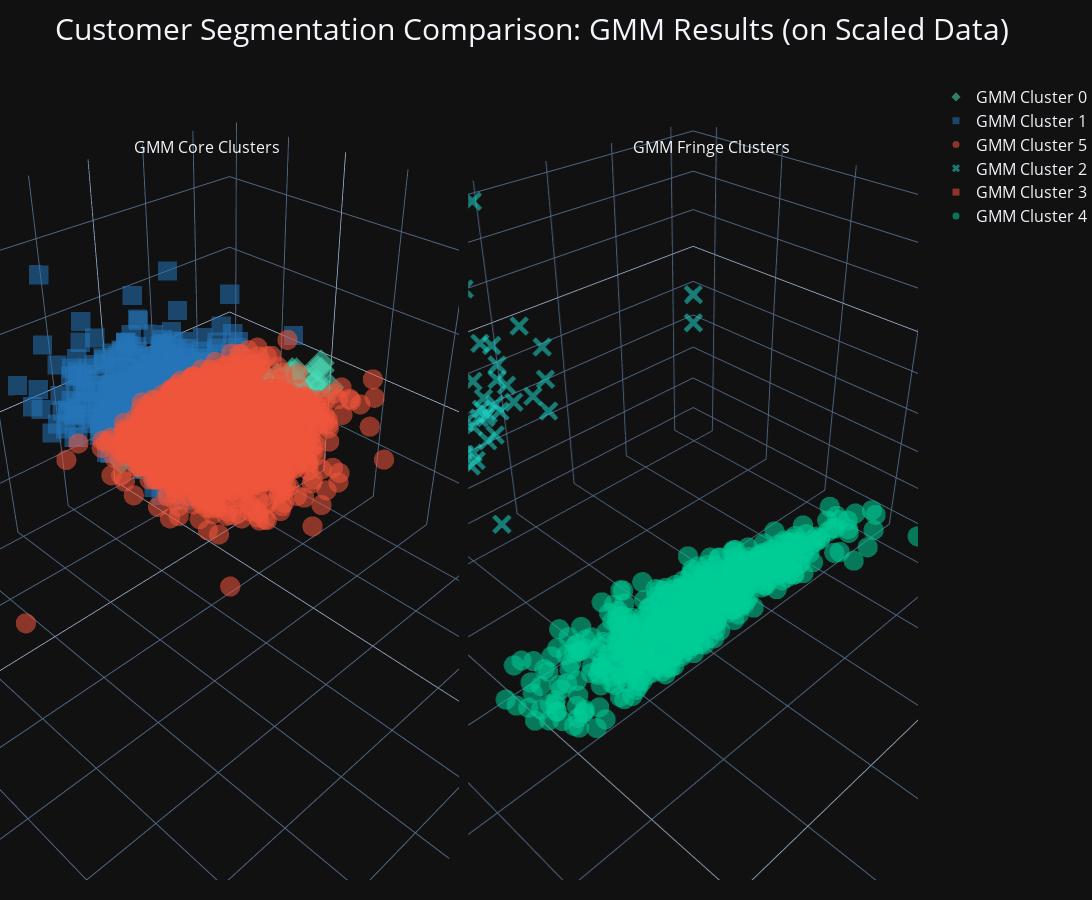

Here is the notebook cell this chart was saved with:
### Code cell
# --- Final GMM Visualization (Scaled Data, Core vs. Fringe) ---

# 1. Prepare the data by splitting into core and fringe groups
X_copy1 = X_copy[X_copy['Label'].isin(['0','1','5'])]
X_copy1['color'] = X_copy1['Label'].astype(int)

X_copy2 = X_copy[X_copy['Label'].isin(['2','3','4'])]
X_copy2['color'] = X_copy2['Label'].astype(int)

# 2. Create the 1x2 subplot figure
# We will use this single figure object for all subsequent steps
fig_gmm_final = subplots.make_subplots(
    rows=1, cols=2,
    specs=[[{'type': 'scatter3d'}, {'type': 'scatter3d'}]],
    subplot_titles=('GMM Core Clusters', 'GMM Fringe Clusters')
)

# 3. Define color and symbol maps
color_map = { 0:'#4ad9b4', 1:'#2474b7',  5:'#ef553b', 4:'#00cc96', 2:'#1dd6c9', 3:'#ef553b',} 
symbol_map = {0: 'diamond', 1:'square',  5:'circle',  4: 'circle', 2:'x', 3:'square', } 

# 4. Add the data traces for the CORE plot to fig_gmm_final
for label in set(X_copy1['color']):
    mask = np.array(X_copy1['color']) == label
    fig_gmm_final.add_trace( # <-- Add trace to the correct figure
        go.Scatter3d(
            x=np.array(X_copy1['customer_activity_score'])[mask],
            y=np.array(X_copy1['total_unique_stock'])[mask], 
            z=np.array(X_copy1['total_purchases'])[mask],
            mode='markers',
            marker=dict(color=color_map[label], symbol=symbol_map[label], size=7, opacity=0.55),
            name=f'GMM Cluster {label}'
        ),
        row=1, col=1
    )

# 5. Add the data traces for the FRINGE plot to fig_gmm_final
for label in set(X_copy2['color']):
    mask = np.array(X_copy2['color']) == label
    fig_gmm_final.add_trace( # <-- Add trace to the correct figure
        go.Scatter3d(
            x=np.array(X_copy2['customer_activity_score'])[mask],
            y=np.array(X_copy2['total_unique_stock'])[mask],
            z=np.array(X_copy2['total_purchases'])[mask],
            mode='markers',
            marker=dict(color=color_map[label], symbol=symbol_map[label], size=7, opacity=0.55),
            name=f'GMM Cluster {label}'
        ),
        row=1, col=2
    )

# 6. Update the layout of fig_gmm_final with all formatting
fig_gmm_final.update_layout(
    title_text="Customer Segmentation Comparison: GMM Results (on Scaled Data)",
    width=1700, height=900,
    margin=dict(l=0, r=0, b=20, t=80),
    title_font_size=30,
    font=dict(size=14),
    scene=dict(
        domain=dict(x=[0, 0.5], y=[0, 1]),
        xaxis_title='Customer Activity Score',
        yaxis_title='Total Unique Stock',
        zaxis_title='Total Purchases',
        aspectmode='manual',
        aspectratio=dict(x=1.5, y=1.5, z=1),
        xaxis_title_font_size=18,
        yaxis_title_font_size=18,
        zaxis_title_font_size=18,
        xaxis_tickfont_size=12,
        yaxis_tickfont_size=12,
        zaxis_tickfont_size=12
    ),
    scene2=dict(
        domain=dict(x=[0.51, 1.0], y=[0, 1]),
        xaxis_title='Customer Activity Score',
        yaxis_title='Total Unique Stock',
        zaxis_title='Total Purchases',
        aspectmode='manual',
        aspectratio=dict(x=1.5, y=1.5, z=1),
        xaxis_title_font_size=18,
        yaxis_title_font_size=18,
        zaxis_title_font_size=18,
        xaxis_tickfont_size=12,
        yaxis_tickfont_size=12,
        zaxis_tickfont_size=12
    ),
    legend=dict(
        font_size=16
    )
)

for anno in fig_gmm_final.layout.annotations:
    anno.y = 0.90  # The default is ~0.98. Lower this value to move the titles down.
    anno.yanchor = 'bottom' # Anchors the bottom of the text to the y-coordinate
# --- END: New code ---




# 7. Show the final, complete figure
fig_gmm_final.show()

### Figure 1 — Plotly figure (JSON) as saved in the notebook; plotly's stock layout.template omitted (floating-point values rounded to 4 significant figures; data arrays with more than 128 entries replaced by an {"elided": "..."} marker saying what was removed)
{"data": [{"marker": {"color": "#4ad9b4", "opacity": 0.55, "size": 7, "symbol": "diamond"}, "mode": "markers", "name": "GMM Cluster 0", "scene": "scene", "type": "scatter3d", "x": {"elided": "1045 float values"}, "y": {"elided": "1045 float values"}, "z": {"elided": "1045 float values"}}, {"marker": {"color": "#2474b7", "opacity": 0.55, "size": 7, "symbol": "square"}, "mode": "markers", "name": "GMM Cluster 1", "scene": "scene", "type": "scatter3d", "x": {"elided": "337 float values"}, "y": {"elided": "337 float values"}, "z": {"elided": "337 float values"}}, {"marker": {"color": "#ef553b", "opacity": 0.55, "size": 7, "symbol": "circle"}, "mode": "markers", "name": "GMM Cluster 5", "scene": "scene", "type": "scatter3d", "x": {"elided": "2263 float values"}, "y": {"elided": "2263 float values"}, "z": {"elided": "2263 float values"}}, {"marker": {"color": "#1dd6c9", "opacity": 0.55, "size": 7, "symbol": "x"}, "mode": "markers", "name": "GMM Cluster 2", "scene": "scene2", "type": "scatter3d", "x": [0.06654, -1.01, -1.827, -1.672, -1.762, -1.838, -0.7055, -0.9979, -1.167, 0.2418, -5.199, -1.827, -1.135, -0.9147, 0.3335, -1.571, -1.097, -1.616, -0.1119, 1.245, -1.819, -0.03639, -0.9815, 0.8809, -1.304, -0.6004, 0.5555, 0.5555, -1.174, -0.9284, -0.7885, -0.7696, 0.1359, 0.0948, -0.7299, -0.5068, -0.7247, -1.418, -0.5999, -0.779, -1.071, -2.241, -0.3495, -0.7589, -1.385, -0.8338, -1.362, -0.8338, -0.9775, -0.8267, -0.3269, -1.237, 0.264, -1.706, -1.071, -1.866, -1.96, -1.191, -1.316, -2.542, -0.9496, -0.4376, -1.616, -5.199, -0.02886, 0.1081, -0.4598, -0.1702, -0.6801, -1.648, -2.542, -0.376, -1.563, -1.604, -1.518, 0.8735, -0.6487, -1.16, -1.083, 0.6364, -0.892, -0.6674, -0.9575, -0.2887, -1.077, 0.2162, -2.033, -0.9907, -2.326, -2.542, -0.6272, -1.589, -1.287, -1.506], "y": [-5.199, -5.199, -5.199, -5.199, -5.199, -5.199, -5.199, -5.199, -5.199, -5.199, -5.199, -5.199, -5.199, -5.199, -5.199, -5.199, -5.199, -5.199, -5.199, -5.199, -5.199, -5.199, -5.199, -5.199, -5.199, -5.199, -5.199, -5.199, -5.199, -5.199, -5.199, -5.199, -5.199, -5.199, -5.199, -5.199, -5.199, -5.199, -5.199, -5.199, -5.199, -5.199, -5.199, -5.199, -5.199, -5.199, -5.199, -5.199, -5.199, -5.199, -5.199, -5.199, -5.199, -5.199, -5.199, -5.199, -5.199, -5.199, -5.199, -5.199, -5.199, -5.199, -5.199, -5.199, -5.199, -5.199, -5.199, -5.199, -5.199, -5.199, -5.199, -5.199, -5.199, -5.199, -5.199, -5.199, -5.199, -5.199, -5.199, -5.199, -5.199, -5.199, -5.199, -5.199, -5.199, -5.199, -5.199, -5.199, -5.199, -5.199, -5.199, -5.199, -5.199, -5.199], "z": [-0.315, 0.2318, -0.315, -0.156, -1.804, -1.205, -2.977, -2.859, -1.129, -1.883, -1.139, 2.992, 0.2598, -2.196, 1.021, 1.21, -2.253, -1.522, -1.425, -1.009, -2.033, -2.878, -0.2264, 0.06403, -3.124, -0.1339, -1.741, -1.009, -0.1795, -1.787, -2.332, -3.045, -0.07297, 0.7296, -2.123, 0.0665, -2.332, -2.123, -0.9032, -1.149, -0.9938, -0.1094, -2.878, 0.09933, -3.045, -0.851, -2.805, -2.805, 0.4033, -2.021, -0.3536, -2.734, -2.379, -2.603, 1.175, -0.8358, -1.443, 0.1652, -1.934, -2.626, -2.365, -3.524, -5.199, -1.973, -1.365, -2.747, -0.3257, -0.1948, -1.926, -1.977, -0.854, -0.7145, -1.772, -2.033, -1.977, 1.359, -0.536, -2.033, -0.588, -0.5335, -0.4909, -0.9943, 0.212, -2.29, -1.129, -0.6027, -1.961, -0.1094, -2.033, -1.723, 2.636, -2.669, -1.149, -0.9938]}, {"marker": {"color": "#ef553b", "opacity": 0.55, "size": 7, "symbol": "square"}, "mode": "markers", "name": "GMM Cluster 3", "scene": "scene2", "type": "scatter3d", "x": [-5.199, -5.199, -5.199, -5.199, -5.199, -5.199, -5.199, -5.199, -5.199, -5.199, -5.199, -5.199, -5.199, -5.199], "y": [-0.8197, 0.5761, -0.7614, -0.7614, -1.49, 0.4921, -1.177, -0.1983, 0.3032, -0.932, -0.4156, -1.091, 0.6349, -0.2316], "z": [-0.2449, -0.6333, -0.887, -0.9997, -1.577, -0.5467, -1.776, -1.755, -0.8596, -0.4682, -0.6388, -1.235, -0.7641, -0.2469]}, {"marker": {"color": "#00cc96", "opacity": 0.55, "size": 7, "symbol": "circle"}, "mode": "markers", "name": "GMM Cluster 4", "scene": "scene2", "type": "scatter3d", "x": {"elided": "575 float values"}, "y": {"elided": "575 float values"}, "z": {"elided": "575 float values"}}], "layout": {"annotations": [{"font": {"size": 16}, "showarrow": false, "text": "GMM Core Clusters", "x": 0.225, "xanchor": "center", "xref": "paper", "y": 0.9, "yanchor": "bottom", "yref": "paper"}, {"font": {"size": 16}, "showarrow": false, "text": "GMM Fringe Clusters", "x": 0.775, "xanchor": "center", "xref": "paper", "y": 0.9, "yanchor": "bottom", "yref": "paper"}], "font": {"size": 14}, "height": 900, "legend": {"font": {"size": 16}}, "margin": {"b": 20, "l": 0, "r": 0, "t": 80}, "scene": {"aspectmode": "manual", "aspectratio": {"x": 1.5, "y": 1.5, "z": 1}, "domain": {"x": [0, 0.5], "y": [0, 1]}, "xaxis": {"tickfont": {"size": 12}, "title": {"font": {"size": 18}, "text": "Customer Activity Score"}}, "yaxis": {"tickfont": {"size": 12}, "title": {"font": {"size": 18}, "text": "Total Unique Stock"}}, "zaxis": {"tickfont": {"size": 12}, "title": {"font": {"size": 18}, "text": "Total Purchases"}}}, "scene2": {"aspectmode": "manual", "aspectratio": {"x": 1.5, "y": 1.5, "z": 1}, "domain": {"x": [0.51, 1], "y": [0, 1]}, "xaxis": {"tickfont": {"size": 12}, "title": {"font": {"size": 18}, "text": "Customer Activity Score"}}, "yaxis": {"tickfont": {"size": 12}, "title": {"font": {"size": 18}, "text": "Total Unique Stock"}}, "zaxis": {"tickfont": {"size": 12}, "title": {"font": {"size": 18}, "text": "Total Purchases"}}}, "title": {"font": {"size": 30}, "text": "Customer Segmentation Comparison: GMM Results (on Scaled Data)"}, "width": 1700}}
